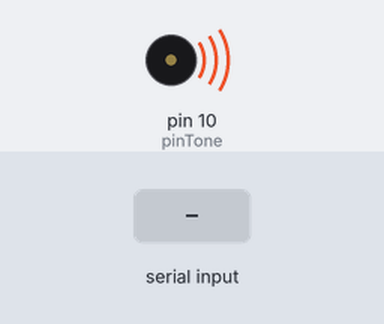
A sketch run on a simulated Arduino Uno, built with avr-gcc and run on an emulated ATmega328P. On the bench: buzzer (waves = sounding). The test bench sets the inputs (shaded band). What the sketch prints to the serial monitor is not drawn.

Above: at 1.3 s.
At 7.8 s:
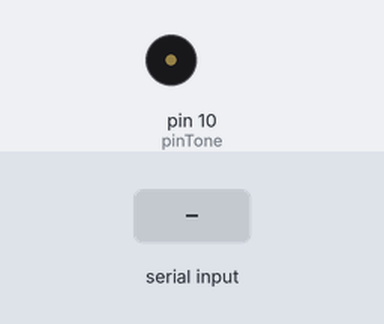
7.9 s: ";" received over the second serial link
9.4 s: "90;45\n" received over the second serial link
10.9 s: "30;150\n" received over the second serial link
Timing chart, 0 to 13.9 s (numbered marks = the images above; inputs shaded):
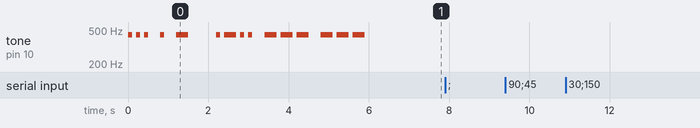

Measured:
- after the input at 7.9 s, every drawn part: stays the same
- after the input at 9.4 s, every drawn part: stays the same
- after the input at 10.9 s, every drawn part: stays the same

The sketch:

bluetooth_strings_recieve_test.ino
```cpp
/*
Test to check the correct reception and treatment of the strings sent by the double joystick rc app: Blue RC JFK.
"El rango que enviamos se encuentra entre 0-228 en los extremos que solo se consiguen cuando se desliza el joystick lentamente"
Las strings enviadas son: "l###", "r###" donde el numero puede oscilar entre -1 y 228 => constrain, modular a 255, round low values to 0
The program will check if we are able to assign the correct values to powerL and powerR variables, print on screen and morse them.

  Morse not ready
  Functional printing.
  Problemas when both joysticks are moved at the same time.
  Would be much easier if app sended both values with one string
*/

#include "Arduino.h"
#include <SoftwareSerial.h>

const byte rxPin = 3;
const byte txPin = 2;
SoftwareSerial BTSerial(rxPin, txPin); // RX TX

int pinTone = 10;

void setup() {
  pinMode(pinTone, OUTPUT);
  Serial.begin(9600);
  // define pin modes for tx, rx:
  pinMode(rxPin, INPUT);
  pinMode(txPin, OUTPUT);
  BTSerial.begin(9600);

  Play3Char("set");
  Play3Char("loo");
}

char letra = "";
const String messageTest = "test de comunicacion hc06 a movil aprobado, para repetir escriba: ";
String messageBuffer = "000";
int powerL = 0;
int powerR = 0;
int signalId;
int prevSignalId = 0;
bool number;

void loop() {


  while (BTSerial.available() > 0) {
    char data = (char) BTSerial.read();
    if(data == 'l'){
      signalId = 0;
      number = false;
    }
    else if(data == 'r'){
      signalId = 1;
      number = false;
    }
    else{
      number = true; // si no recivimos un char significa que ya estamos leyendo el numero de 3 digitos
      prevSignalId = signalId;
    }

    // si el caracter es un numero we add it to the buffer, if not we actalize signalId, y mandamos el buffer con numeros a la variable Left or Right
    if(number){
      messageBuffer += data;
    }else {
      if(prevSignalId == 0){
        powerL = (int) messageBuffer.toInt();
      }
      else {
        powerR = (int) messageBuffer.toInt();
      }
      messageBuffer = "";
      Serial.print("powerL, powerR: ");
      Serial.print(powerL);
      Serial.print(", ");
      Serial.print(powerR);
      Serial.println();
    }


    if (data == ';'){
       messageTest = messageTest + data;
      BTSerial.print(messageTest); // send back to bluetooth terminal
      Serial.print(messageTest); // send to serial monitor
    }
  }


}
```

morse.ino
```cpp
// *** Characters to Morse Code Conversion *** //
/*
Pausa para el punto: delay(2*dotLen) => el tiempo para hacer el punto y despues otra pausa igual
Pausa para la raya: delay(4*dotLen) => 3 de la raya y luego la pausa del punto
Pausa entre caracteres: 3 puntos, como despues del punto o raya ya hemos hecho una pausa solo tendremos que poner pausa de dos puntos
Pausa entre palabras: 7 puntos(7 decimas) poner 4 decimas extra a las 3 decimas entre caracteres
*/

#define NOTE_A4 440
int dotLen = 100;          // length of the morse code 'dot'
int dashLen = dotLen * 3;  // length of the morse code 'dash'


void PlaySentence(char[]){}
void PlayWord(char myWord[]){ //a better option will be working wwith fixed array legths using various functions for different word lengths
  //int arrayLength = sizeof(myWord)/sizeof(char);
  int arrayLength = sizeof(myWord)/sizeof(myWord[0]);
  for(int i=0; i<arrayLength; i++){
    PlayChar(myWord[i]);
  }
  delay(dotLen*4);
}

void Play3Char(char myWord[]){
  for(int i=0; i<3; i++){
    PlayChar(myWord[i]);
  }
  delay(dotLen*4);
}
void Play7Char(char myWord[]){
  for(int i=0; i<7; i++){
    PlayChar(myWord[i]);
  }
  delay(dotLen*4);
}

void PlayChar(char tmpChar)
{
	// Take the passed character and use a switch case to find the morse code for that character
	switch (tmpChar) {
	  case 'a':
		MorseDot();
		MorseDash();
		break;
	  case 'b':
		MorseDash();
		MorseDot();
		MorseDot();
		MorseDot();
		break;
	  case 'c':
	    MorseDash();
		MorseDot();
		MorseDash();
		MorseDot();
		break;
	  case 'd':
		MorseDash();
		MorseDash();
		MorseDot();
		break;
	  case 'e':
		MorseDot();
		break;
	  case 'f':
	    MorseDot();
		MorseDot();
		MorseDash();
		MorseDot();
		break;
	  case 'g':
		MorseDash();
		MorseDash();
		MorseDot();
		break;
	  case 'h':
	    MorseDot();
		MorseDot();
		MorseDot();
		MorseDot();
		break;
	  case 'i':
	    MorseDot();
		MorseDot();
		break;
	  case 'j':
	    MorseDot();
		MorseDash();
		MorseDash();
		MorseDash();
		break;
      case 'k':
	    MorseDash();
		MorseDot();
		MorseDash();
		break;
	  case 'l':
	    MorseDot();
		MorseDash();
		MorseDot();
		MorseDot();
		break;
      case 'm':
	    MorseDash();
		MorseDash();
		break;
	  case 'n':
	    MorseDash();
		MorseDot();
		break;
	  case 'o':
	    MorseDash();
		MorseDash();
		MorseDash();
		break;
	  case 'p':
	    MorseDot();
		MorseDash();
		MorseDash();
		MorseDot();
		break;
	  case 'q':
	    MorseDash();
		MorseDash();
		MorseDot();
		MorseDash();
		break;
	  case 'r':
	    MorseDot();
		MorseDash();
		MorseDot();
		break;
	  case 's':
	    MorseDot();
		MorseDot();
		MorseDot();
		break;
	  case 't':
	    MorseDash();
		break;
	  case 'u':
	    MorseDot();
		MorseDot();
		MorseDash();
		break;
	  case 'v':
	    MorseDot();
		MorseDot();
		MorseDot();
		MorseDash();
		break;
	  case 'w':
	    MorseDot();
		MorseDash();
		MorseDash();
		break;
	  case 'x':
	    MorseDash();
		MorseDot();
		MorseDot();
		MorseDash();
		break;
	  case 'y':
	    MorseDash();
		MorseDot();
		MorseDash();
		MorseDash();
		break;
	  case 'z':
	    MorseDash();
		MorseDash();
		MorseDot();
		MorseDot();
		break;


	}
  delay(dotLen*2);
}

void MorseDot(){
	tone(pinTone, NOTE_A4, dotLen);
	delay(dotLen*2);
}

void MorseDash()
{
  tone(pinTone, NOTE_A4, dashLen);	// start playing a tone
  delay(dotLen*4);               // hold in this position
}
```
